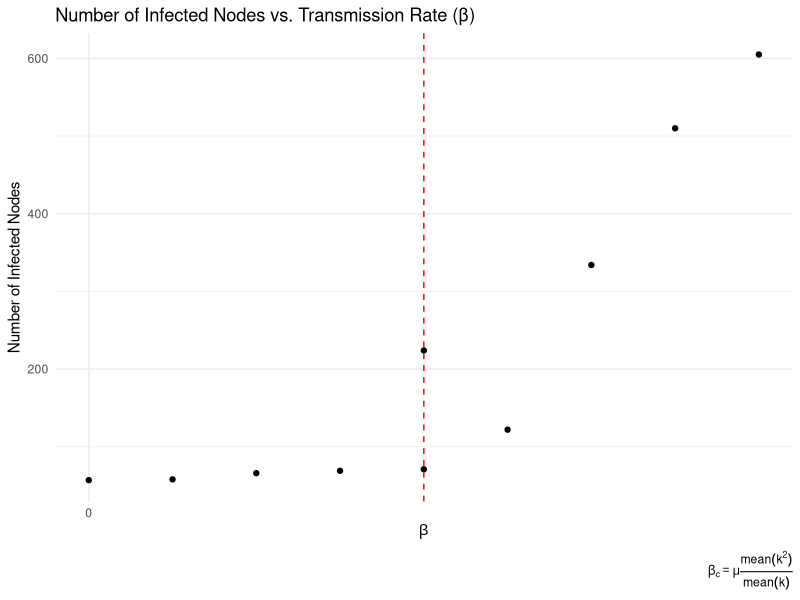
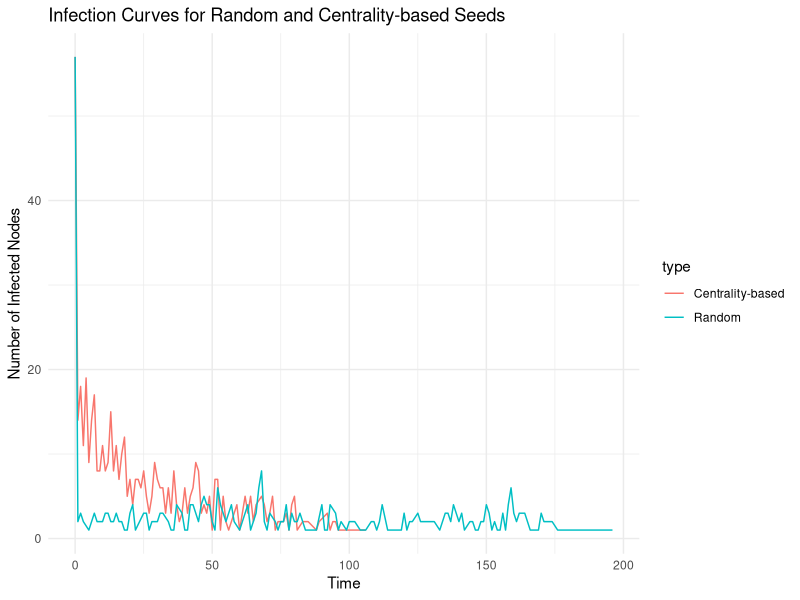
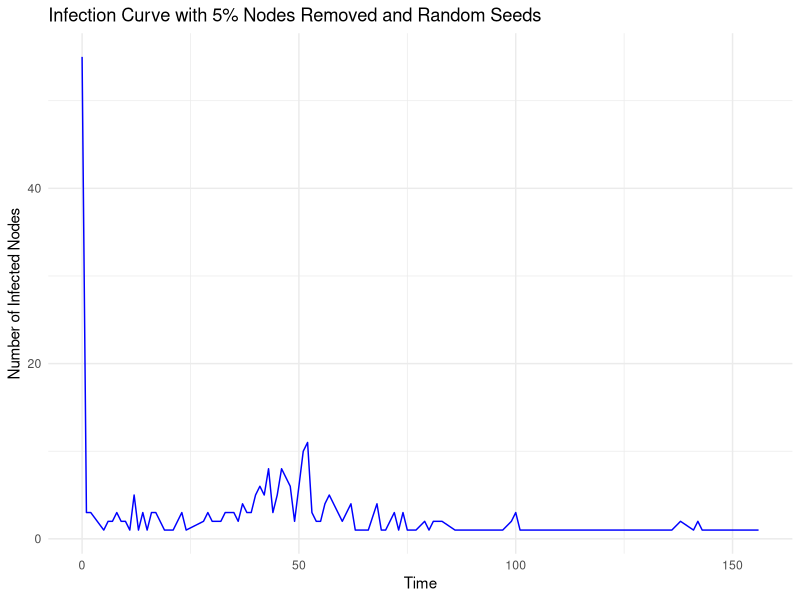
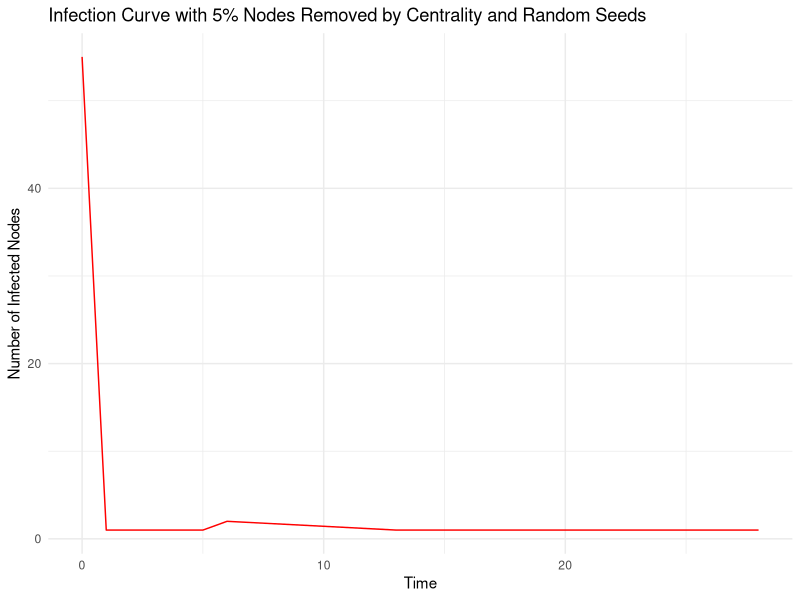

Write R code to recreate these figures, in order.
## ---- chunk 1
library(igraph)
library(dplyr)
library(ggplot2)
library(purrr)

## ---- chunk 2
edges <- read.csv("edges.csv")

nodes <- read.csv("nodes.csv")

g <- graph_from_data_frame(edges, vertices = nodes, directed = FALSE)
## ---- chunk 3
vcount(g) #nodes
ecount(g) #edges
## ---- chunk 4
# Calculate theoretical epidemic threshold
mu <- 0.1
average_degree <- mean(degree(g))
average_degree_square <- mean(degree(g)^2)
beta_c <- mu * average_degree / average_degree_square

cat("The theoretical epidemic threshold (beta_c) is:", beta_c, "\n")
## ---- chunk 5
# Function to simulate the SIR model
sim_sir <- function(g, beta, mu, seeds) {
  state <- rep(0, vcount(g))  # Initial state of all nodes
  state[seeds] <- 1           # Infect the seeds
  t <- 0                      # Initialize time
  table <- data.frame(t = 0, inf = seeds)  # Record initial infections

  while (sum(state == 1) > 0) {
    t <- t + 1
    infected <- which(state == 1)
    state[infected] <- ifelse(runif(length(infected)) < mu, 2, 1)  # I -> R
    infected <- which(state == 1)
    susceptible <- which(state == 0)
    contacts <- as.numeric(unlist(adjacent_vertices(g, infected)))
    contacts <- contacts[contacts %in% susceptible]
    new_infected <- contacts[runif(length(contacts)) < beta]
    if (length(new_infected) > 0) {
      state[new_infected] <- 1
      table <- rbind(table, data.frame(t, inf = new_infected))
    }
  }
  return(table)
}

## ---- chunk 6
# Function to simulate SIR model for multiple beta values
simulate_sir_multiple <- function(g, beta_values, mu, seeds_ratio) {
  results <- map_dfr(beta_values, function(beta) {
    seeds <- sample(1:vcount(g), vcount(g) * seeds_ratio)
    realization <- sim_sir(g, beta, mu, seeds)
    data.frame(beta, ninf = length(unique(realization$inf)))
  })
  return(results)
}

# Define beta values for simulation below and above the threshold
beta_values_below <- seq(0, beta_c, length.out = 5)
beta_values_above <- seq(beta_c, beta_c * 2, length.out = 5)
beta_values <- c(beta_values_below, beta_values_above)

# Simulate for beta values both below and above the threshold
results <- simulate_sir_multiple(g, beta_values, mu, 0.01)
## ---- chunk 7
ggplot(results, aes(x = beta, y = ninf)) +
  geom_point() +
  geom_vline(xintercept = beta_c, linetype = 2, color = "red") +
  labs(
    title = "Number of Infected Nodes vs. Transmission Rate (β)",
    x = expression(beta),
    y = "Number of Infected Nodes",
    caption = expression(beta[c] == mu * frac(mean(k^2), mean(k)))
  ) +
  theme_minimal() +
  scale_x_continuous(breaks = seq(0, max(beta_values), by = 0.01))

## ---- chunk 8
# Choose a beta above the threshold
beta <- beta_c * 1.5

# Function to simulate the SIR model
sim_sir <- function(g, beta, mu, seeds) {
  state <- rep(0, vcount(g))  # Initial state of all nodes
  state[seeds] <- 1           # Infect the seeds
  t <- 0                      # Initialize time
  table <- data.frame(t = 0, inf = seeds)  # Record initial infections

  while (sum(state == 1) > 0) {
    t <- t + 1
    infected <- which(state == 1)
    state[infected] <- ifelse(runif(length(infected)) < mu, 2, 1)  # I -> R
    infected <- which(state == 1)
    susceptible <- which(state == 0)
    contacts <- as.numeric(unlist(adjacent_vertices(g, infected)))
    contacts <- contacts[contacts %in% susceptible]
    if (length(contacts) > 0) {
      new_infected <- contacts[runif(length(contacts)) < beta]
      if (length(new_infected) > 0) {
        state[new_infected] <- 1
        table <- rbind(table, data.frame(t, inf = new_infected))
      }
    }
  }
  return(table)
}

## ---- chunk 9
# Function to get the time of the peak infection
time_of_peak_infection <- function(realization) {
  peak_time <- realization %>%
    group_by(t) %>%
    summarize(ninf = n()) %>%
    filter(ninf == max(ninf)) %>%
    pull(t)
  return(peak_time)
}

## ---- chunk 10
# Random seed selection (1% of the nodes)
set.seed(42)  # For reproducibility
random_seeds <- sample(1:vcount(g), vcount(g) * 0.01)

# Centrality-based seed selection (1% of the nodes with highest degree)
degree_centrality <- degree(g)
central_seeds <- order(degree_centrality, decreasing = TRUE)[1:(vcount(g) * 0.01)]
## ---- chunk 11
# Simulate the SIR model for random seeds
random_realization <- sim_sir(g, beta, mu, random_seeds)
random_infected_count <- length(unique(random_realization$inf))
random_peak_time <- time_of_peak_infection(random_realization)

# Simulate the SIR model for centrality-based seeds
central_realization <- sim_sir(g, beta, mu, central_seeds)
central_infected_count <- length(unique(central_realization$inf))
central_peak_time <- time_of_peak_infection(central_realization)

# Calculate the differences
difference_in_infected <- central_infected_count - random_infected_count
difference_in_peak_time <- central_peak_time - random_peak_time

# Print the results
cat("Difference in the total number of infected people:", difference_in_infected, "\n")
cat("Difference in the time of the peak of infection:", difference_in_peak_time, "\n")

## ---- chunk 12
# Plot the infection curves
random_curve <- random_realization %>%
  group_by(t) %>%
  summarize(ninf = n()) %>%
  mutate(type = "Random")

central_curve <- central_realization %>%
  group_by(t) %>%
  summarize(ninf = n()) %>%
  mutate(type = "Centrality-based")

infection_curves <- bind_rows(random_curve, central_curve)

ggplot(infection_curves, aes(x = t, y = ninf, color = type)) +
  geom_line() +
  labs(
    title = "Infection Curves for Random and Centrality-based Seeds",
    x = "Time",
    y = "Number of Infected Nodes"
  ) +
  theme_minimal()
## ---- chunk 13
# Remove 5% of nodes randomly
set.seed(42)  # For reproducibility
total_nodes <- vcount(g)
num_to_remove <- round(total_nodes * 0.05)
removed_nodes <- sample(1:total_nodes, num_to_remove)
g_reduced <- delete_vertices(g, removed_nodes)

# Random seed selection (1% of the remaining nodes)
remaining_nodes <- vcount(g_reduced)
num_seeds <- round(remaining_nodes * 0.01)
random_seeds <- sample(1:remaining_nodes, num_seeds)
## ---- chunk 14
# Simulate the SIR model for random seeds on the reduced graph
random_realization <- sim_sir(g_reduced, beta, mu, random_seeds)
random_infected_count <- length(unique(random_realization$inf))
random_peak_time <- time_of_peak_infection(random_realization)

# Print the results
cat("Total number of infected people:", random_infected_count, "\n")
cat("Time of the peak of infection:", random_peak_time, "\n")

## ---- chunk 15
# Plot the infection curve
random_curve <- random_realization %>%
  group_by(t) %>%
  summarize(ninf = n())

ggplot(random_curve, aes(x = t, y = ninf)) +
  geom_line(color = "blue") +
  labs(
    title = "Infection Curve with 5% Nodes Removed and Random Seeds",
    x = "Time",
    y = "Number of Infected Nodes"
  ) +
  theme_minimal()
## ---- chunk 16
# Remove 5% of nodes based on their centrality (degree centrality)
degree_centrality <- degree(g)
num_to_remove <- round(vcount(g) * 0.05)
removed_nodes_centrality <- order(degree_centrality, decreasing = TRUE)[1:num_to_remove]
g_reduced_centrality <- delete_vertices(g, removed_nodes_centrality)

# Random seed selection (1% of the remaining nodes)
set.seed(42)  # For reproducibility
remaining_nodes_centrality <- vcount(g_reduced_centrality)
num_seeds_centrality <- round(remaining_nodes_centrality * 0.01)
random_seeds_centrality <- sample(1:remaining_nodes_centrality, num_seeds_centrality)

## ---- chunk 17
# Simulate the SIR model for random seeds on the reduced graph
centrality_realization <- sim_sir(g_reduced_centrality, beta, mu, random_seeds_centrality)
centrality_infected_count <- length(unique(centrality_realization$inf))
centrality_peak_time <- time_of_peak_infection(centrality_realization)

# Print the results
cat("Total number of infected people (centrality-based removal):", centrality_infected_count, "\n")
cat("Time of the peak of infection (centrality-based removal):", centrality_peak_time, "\n")

## ---- chunk 18
# Plot the infection curve
centrality_curve <- centrality_realization %>%
  group_by(t) %>%
  summarize(ninf = n())

ggplot(centrality_curve, aes(x = t, y = ninf)) +
  geom_line(color = "red") +
  labs(
    title = "Infection Curve with 5% Nodes Removed by Centrality and Random Seeds",
    x = "Time",
    y = "Number of Infected Nodes"
  ) +
  theme_minimal()
## ---- chunk 19
difference_in_infected_removal <- random_infected_count - centrality_infected_count
cat("Difference in the total number of infected people (random vs centrality-based removal):", difference_in_infected_removal, "\n")

difference_in_peak_time_removal <- random_peak_time - centrality_peak_time
cat("Difference in the time of the peak of infection (random vs centrality-based removal):", difference_in_peak_time_removal, "\n")

